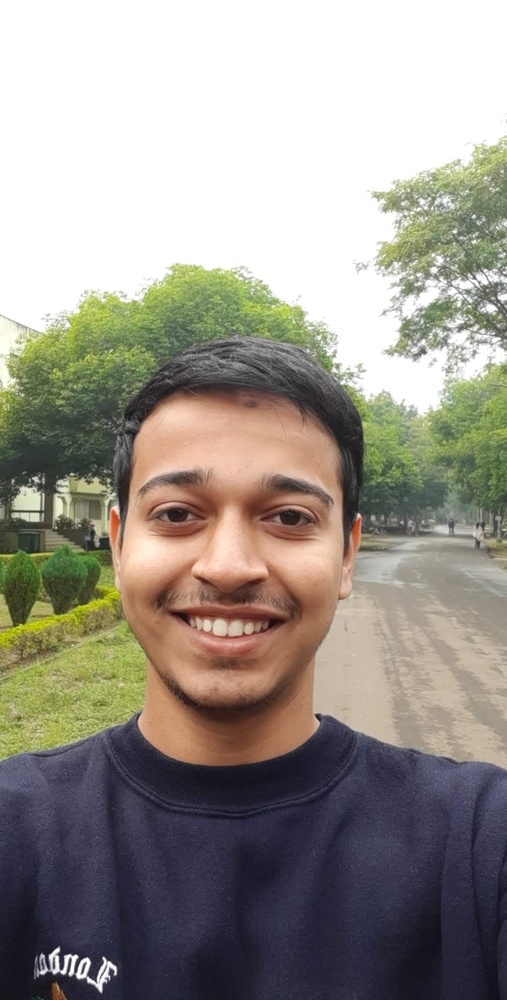
#> input picture input/Shashwat.jpg, 507 x 1000 px, shrunk from 1080 x 2131 before the run, found by its file name; its folder holds only this picture in this run
$ python image_rotation.py
#> lines starting #> are read from the running program, lines starting #| are printed output that depends on the picture
import numpy as np
import cv2
import os
import matplotlib.pyplot as plt

def rotate_image(image, angle):
    print("Inside rotate_image")
    image_center = tuple(np.array(image.shape[1::-1]) / 2)
    rot_mat = cv2.getRotationMatrix2D(image_center, angle, 1.0)
    result = cv2.warpAffine(image, rot_mat, image.shape[1::-1], flags=cv2.INTER_LINEAR)
    return result

if __name__ == "__main__":
    BASE_PATH = os.path.join(os.getcwd(), "input")
    OUTPUT_PATH = os.path.join(os.getcwd(), "output_rotation")

    image_name = input("Enter name of image (with extension): ")
#> the answer given: input/Shashwat.jpg
    angle = int(input("Enter the angle (in degrees): "))
#> the answer given: 3

    orig_image = cv2.imread(os.path.join(BASE_PATH, image_name))
#> orig_image is the input picture: shape (1000, 507, 3); mean B, G, R 139.8, 148.8, 154.2
    result = rotate_image(orig_image, angle)
#> in rotate_image, `result = cv2.warpAffine(image, rot_mat, image.shape[1::-1], flags=cv2...`:
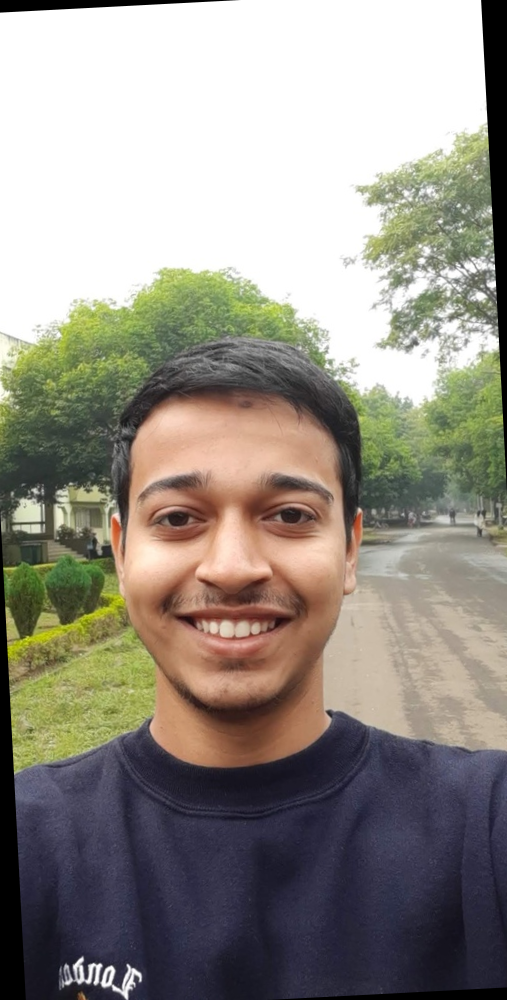
#> result: shape (1000, 507, 3); mean B, G, R 134.8, 143.8, 149.1
    # [8 lines of commented-out code are left out]
    cv2.imwrite(os.path.join(OUTPUT_PATH, image_name[:image_name.find(".")]+"_rotated.jpg"), result)
    print("Saved your result as {}".format(os.path.join(OUTPUT_PATH, image_name[:image_name.find(".")]+"_rotated.jpg")))
